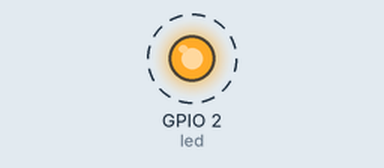
Simulated run of this program. Board: ESP32 board running MicroPython. On the bench: output pins drawn as LEDs (lit = HIGH). Dashed ring = blinking.

Above: at 0.5 s.
Timing chart, 0 to 4.6 s (numbered marks = the images above):
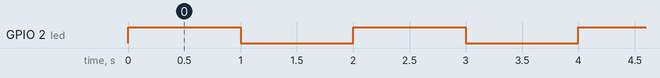

The program:

blink_led2.py
```python
import time	#from time import sleep
import machine	 #from machine import Pin
led = machine.Pin(2, machine.Pin.OUT)	#led = Pin(2,Pin.OUT)		#Pin(2, Pin.OUT).value(0)
while True:
    led.on()		#led.value(not value())
    time.sleep(1)	# sleep(0.5)
    led.off()
    time.sleep(1)
```

Measured:
- by itself, GPIO 2 (led): alternates HIGH for 1.0 s and LOW for 1.0 s
